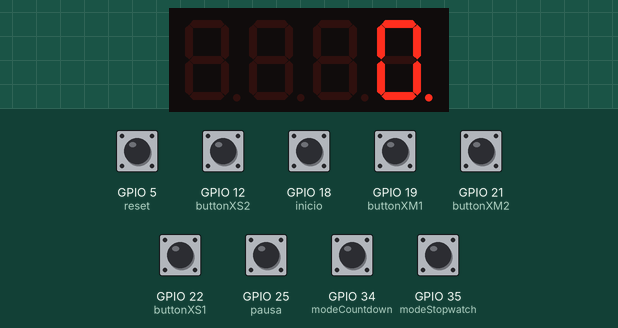
Recording of a sketch running on a simulated ESP32. On the bench: 4-digit seven-segment display. The inputs (shaded band) are chosen by the test bench; at power-on: GPIO 5 (reset), GPIO 12 (buttonXS2), GPIO 18 (inicio), GPIO 19 (buttonXM1), GPIO 21 (buttonXM2), GPIO 22 (buttonXS1), GPIO 25 (pausa), GPIO 34 (modeCountdown), GPIO 35 (modeStopwatch) HIGH. What the sketch prints to the serial monitor is not drawn.

Above: at 1.2 s.
1.3 s: GPIO 35 (modeStopwatch) pulled LOW for 0.15 s
At 2.1 s:
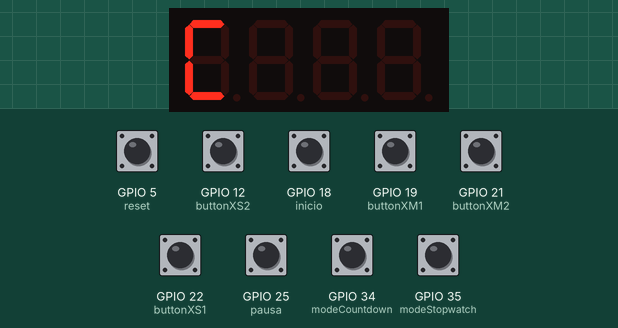
3.8 s: GPIO 18 (inicio) pulled LOW for 0.15 s
At 5.6 s:
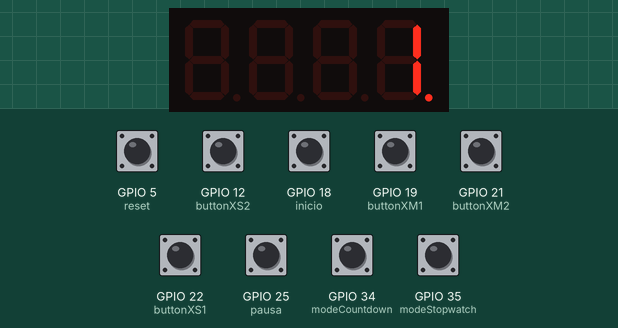
6.9 s: GPIO 34 (modeCountdown) pulled LOW for 0.15 s
At 7.7 s:
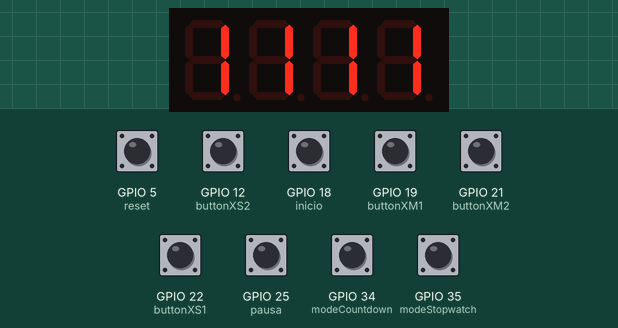
9.4 s: GPIO 12 (buttonXS2) pulled LOW for 1 s
At 11.6 s:
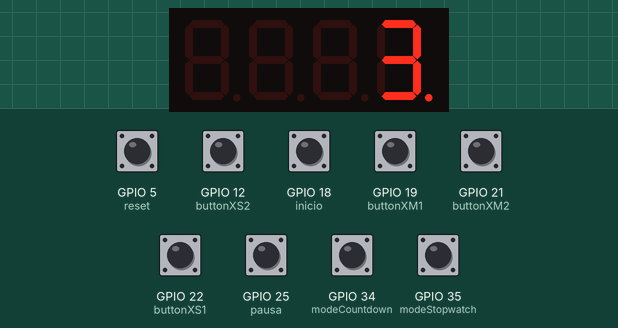
12.3 s: GPIO 19 (buttonXM1) pulled LOW for 0.15 s
At 13.3 s:
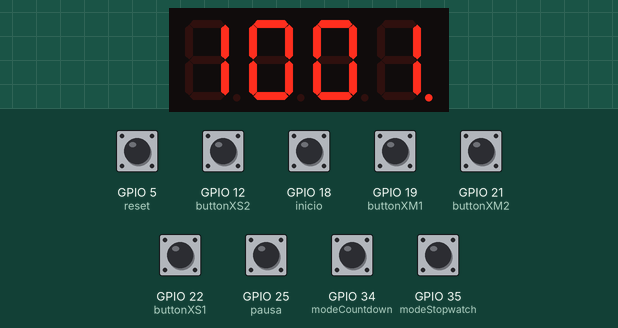
14.3 s: GPIO 21 (buttonXM2) pulled LOW for 0.15 s
At 15.6 s:
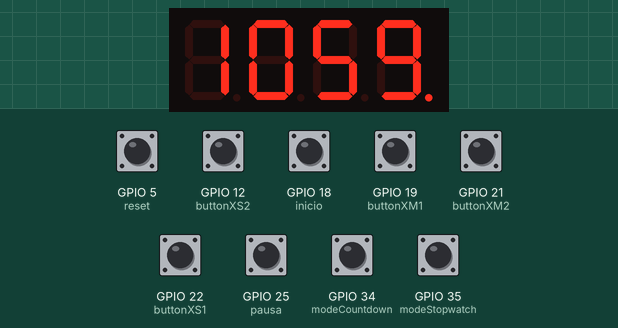
Timing chart, 0 to 17.3 s (numbered marks = the images above; inputs shaded):
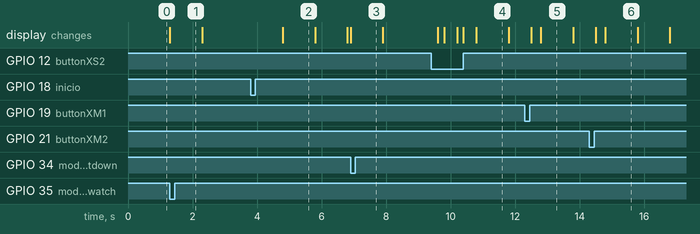

The sketch:

sketch.ino
```cpp
#include <Arduino.h>
#include <SevSeg.h>
#include <Ticker.h>

#define MODE_COUNTDOWN 1
#define MODE_STOPWATCH 2

#define DEBOUNCE_DELAY 300  // Tiempo de debounce para pulsadores
#define DISPLAY_MODE_TIME 1000  // Tiempo para mostrar el modo en milisegundos

Ticker myTicker;
int remainingTime = 0; // Temporizador inicia en 0000
int elapsedTime = 0;
bool isRunning = false;  // Variable para controlar el estado del temporizador
bool isPaused = false;   // Variable para controlar el estado de pausa
bool showMode = false;   // Variable para indicar si se está mostrando el modo

int reset = 5;   // Pin para el botón de reset
int inicio = 18; // Pin para el botón de inicio
int pausa = 25;  // Pin para el botón de pausa
int modeCountdown = 34;  // Pin para el botón de modo Temporizador
int modeStopwatch = 35;  // Pin para el botón de modo Cronómetro

// Pines para los nuevos botones de ajuste de tiempo
int buttonXM1 = 19;  // Botón para aumentar la posición de mil minutos
int buttonXM2 = 21;  // Botón para aumentar la posición de cientos de minutos
int buttonXS1 = 22;  // Botón para aumentar la posición de decenas de segundos
int buttonXS2 = 12;  // Botón para aumentar la posición de unidades de segundos

int operationMode = MODE_STOPWATCH;  // Inicialmente seleccionado como cronómetro
unsigned long lastButtonPress = 0;  // Variable para el tiempo de la última pulsación de botón
unsigned long modeDisplayTime = 0;  // Variable para el tiempo de inicio de la pantalla de modo

bool btn35 = false;
bool btn34 = false;

SevSeg sevseg; // Instanciar un objeto controlador de siete segmentos

void printTimeToDisplay(int totalSeconds) {
    int minutes = totalSeconds / 60;
    int seconds = totalSeconds % 60;
    int displayNumber = minutes * 100 + seconds;
    sevseg.setNumber(displayNumber, 0);
}

void adjustTime() {
    if (digitalRead(buttonXM1) == LOW) {
        if (remainingTime / 600 % 10 < 9) {
            remainingTime += 600; // Aumenta 10 minutos
        } else {
            remainingTime = remainingTime - (remainingTime % 6000) + (remainingTime % 600);
        }
        delay(200); // Debounce
    }
    if (digitalRead(buttonXM2) == LOW) {
        if (remainingTime / 60 % 10 < 9) {
            remainingTime += 60;  // Aumenta 1 minuto
        } else {
            remainingTime = remainingTime - (remainingTime % 600) + (remainingTime % 60);
        }
        delay(200); // Debounce
    }
    if (digitalRead(buttonXS1) == LOW) {
        if (remainingTime / 10 % 10 < 6) {
            remainingTime += 10;  // Aumenta 10 segundos
        } else {
            remainingTime -= 60;  // Resetea el dígito XS1 a 0
        }
        delay(200); // Debounce
    }
    if (digitalRead(buttonXS2) == LOW) {
        if (remainingTime % 10 < 9) {
            remainingTime += 1;   // Aumenta 1 segundo
        } else {
            remainingTime = remainingTime - (remainingTime % 10);
        }
        delay(200); // Debounce
    }

    printTimeToDisplay(remainingTime); // Actualiza la pantalla
}

void timerCallback() {
    if (!isPaused) {
        if (operationMode == MODE_COUNTDOWN) {
            if (remainingTime > 0) {
                remainingTime--;
                Serial.print("Tiempo restante: ");
                printTimeToDisplay(remainingTime);
                if (remainingTime == 0) {
                    myTicker.detach();
                    Serial.println("¡El temporizador ha terminado!");
                    isRunning = false;  // Detener el temporizador
                }
            }
        } else if (operationMode == MODE_STOPWATCH) {
            elapsedTime++;
            Serial.print("Tiempo transcurrido: ");
            printTimeToDisplay(elapsedTime);
        }
    }
}

void setup() {
    Serial.begin(9600);

    byte numDigits = 4;
    byte digitPins[] = {27, 23, 16, 17}; // Pines de los dígitos: 1, 2, 3, 4
    byte segmentPins[] = {15, 4, 14, 33, 13, 2, 26, 32}; // Pines de los segmentos: A, B, C, D, E, F, G, DP

    sevseg.begin(COMMON_ANODE, numDigits, digitPins, segmentPins); // Configurar el display
    sevseg.setBrightness(10); // Configurar el brillo

    // Configurar pines de botones como entrada
    pinMode(reset, INPUT_PULLUP);
    pinMode(inicio, INPUT_PULLUP);
    pinMode(pausa, INPUT_PULLUP); // Configurar el botón de pausa
    pinMode(modeCountdown, INPUT_PULLUP); // Configurar el botón de modo Temporizador
    pinMode(modeStopwatch, INPUT_PULLUP); // Configurar el botón de modo Cronómetro
    pinMode(buttonXM1, INPUT_PULLUP);
    pinMode(buttonXM2, INPUT_PULLUP);
    pinMode(buttonXS1, INPUT_PULLUP);
    pinMode(buttonXS2, INPUT_PULLUP);

    //elapsedTime = 99 * 60; // Cronometro, 99 Representar los minutos a probar
    //remainingTime = 99 * 60; //Temporizador,99 Representar los minutos a probar
    // Mostrar "0000" al inicio
    printTimeToDisplay(0);
}

void loop() {
    unsigned long currentTime = millis();

    // Cambiar modo basado en el estado de los pines
    if (digitalRead(modeCountdown) == LOW && (btn34) == false) {
        btn34 = true;
        btn35 = false;
            operationMode = MODE_COUNTDOWN;
            Serial.println("Modo: Temporizador");
            sevseg.setChars("1111"); // Mostrar 1111 para Temporizador
            showMode = true;
            modeDisplayTime = currentTime;

    }

    if (digitalRead(modeStopwatch) == LOW &&  (btn35) == false) {
        btn35 = true;
        btn34 = false;
            operationMode = MODE_STOPWATCH;
            Serial.println("Modo: Cronómetro");
            sevseg.setChars("C"); // Mostrar C para Cronómetro
            showMode = true;
            modeDisplayTime = currentTime;


    }

    // Mostrar el modo durante 1 segundo y luego refrescar la pantalla
    if (showMode && (currentTime - modeDisplayTime > DISPLAY_MODE_TIME)) {
        showMode = false;
        if (operationMode == MODE_COUNTDOWN) {
            printTimeToDisplay(remainingTime);
        } else {
            printTimeToDisplay(elapsedTime);
        }
    }

    if (!showMode) {
        if (operationMode == MODE_COUNTDOWN) {
            adjustTime(); // Ajustar el tiempo con los botones solo en modo temporizador
        }

        if (digitalRead(inicio) == LOW && !isRunning && ((operationMode == MODE_STOPWATCH) || (operationMode == MODE_COUNTDOWN && remainingTime > 0))) {
            isRunning = true;
            isPaused = false;
            myTicker.attach(1, timerCallback);
        }
        if (digitalRead(reset) == LOW) {
            isRunning = false;
            isPaused = false;
            myTicker.detach();
            remainingTime = 0;
            elapsedTime = 0;
            Serial.println("Reset del temporizador.");
            printTimeToDisplay(0);
        }
        if (digitalRead(pausa) == LOW) {
            isPaused = !isPaused; // Alterna el estado de pausa
            delay(200); // Debounce
        }
    }

    sevseg.refreshDisplay(); // Debe ejecutarse repetidamente para actualizar el display

}
```

Measured:
- after the input at 1.3 s, the display: changes at once (image 1)
- after the input at 3.8 s, the display: changes after 1.0 s (image 2)
- after the input at 9.4 s, the display: first changes after 0.20 s (image 4 shows a later state)
- what the display in image 2 shows lasts 1.0 s, from 4.8 s to 5.8 s
